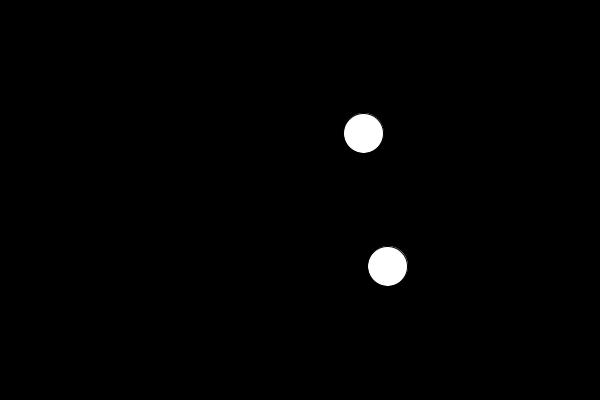
Frame 1 (no input)
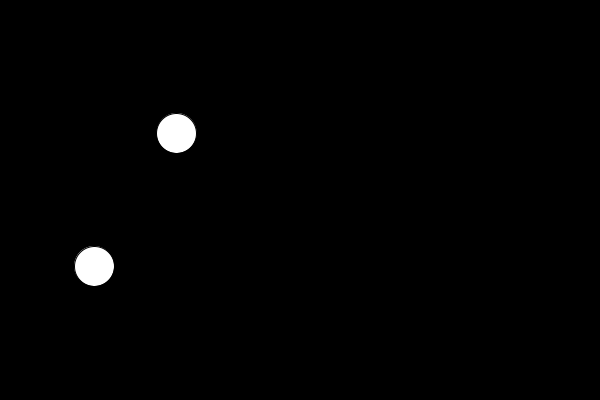
Frame 60 (the mouse pressed at the canvas centre just before this capture)
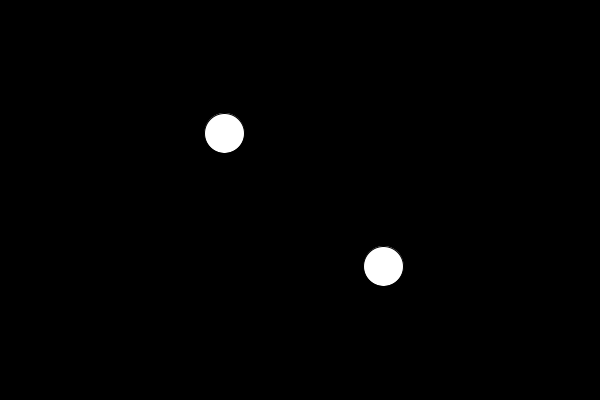
Frame 120 (the mouse held since frame 60 and released just before this capture)

The Processing sketch that drew these frames (run headless with seeded random() and noise(); from frame 60 on, the mouse is pressed at the canvas centre):

// Processing sketch: n0_3_perlin_noise_vs_random
// ── n0_3_perlin_noise_vs_random.pde
float t = 0;
void setup() {
  size(600,400);
  frameRate(30);
}
void draw() {
  background(0);
  fill(255);
  float a = random(0,width);
  float b = noise(t);
  b = map(b, 0, 1, 0, width);
  ellipse(a, 2*height/3, 40, 40);
  ellipse(b, height/3, 40, 40);
  t += 0.05;
}
